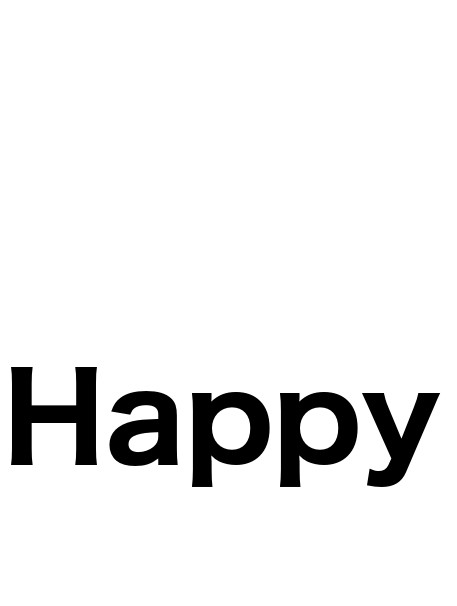
#> input picture opencv/happy_.jpg, 457 x 606 px
$ python img_bitopr.py
#> lines starting #> are read from the running program, lines starting #| are printed output that depends on the picture
import cv2
import numpy as np

imgFile1 ='happy_.jpg'
imgFile2 = 'sample.jpg'


img1 = cv2.imread(imgFile1)
#> img1 is the input picture: shape (606, 457, 3); min 0, max 255, mean 237
img2 = cv2.imread(imgFile2)
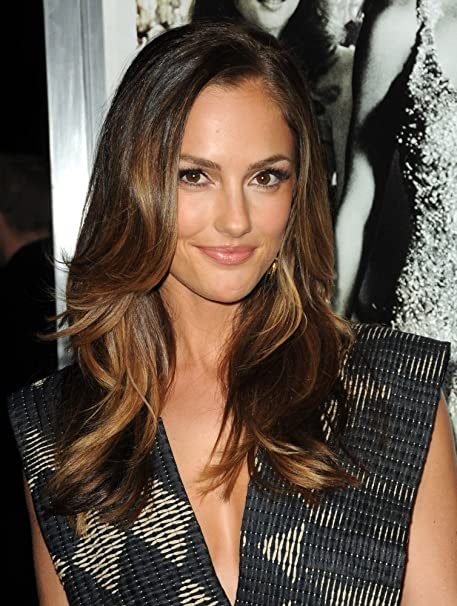
#> input picture opencv/sample.jpg, 457 x 606 px
#> img2 is the input picture: shape (606, 457, 3); mean B, G, R 69.8, 81.6, 96.4

bit_and = cv2.bitwise_and(img1, img2)
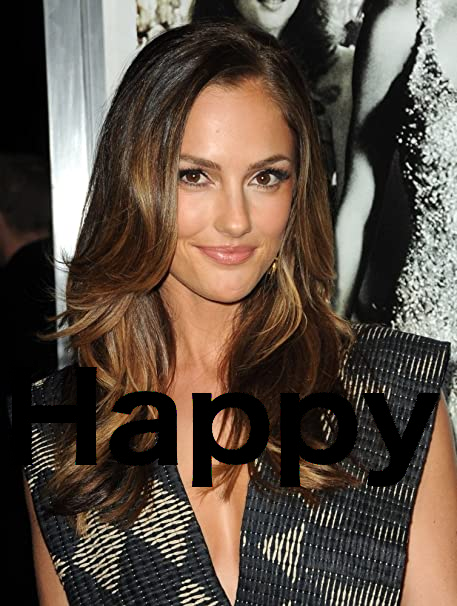
#> bit_and: shape (606, 457, 3); mean B, G, R 66.7, 77.5, 91
bit_or = cv2.bitwise_or(img2, img1)
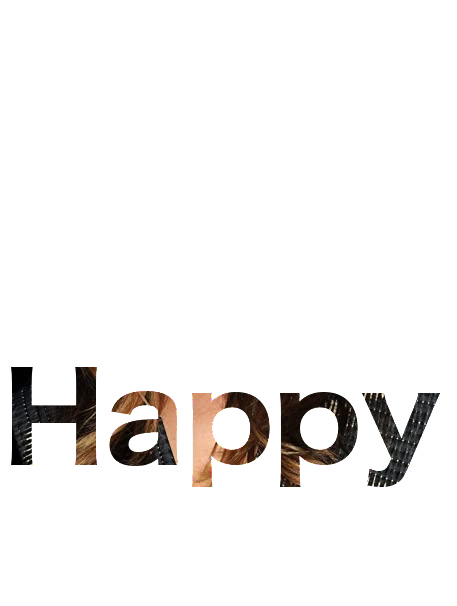
#> bit_or: shape (606, 457, 3); mean B, G, R 240.1, 241, 242.4
bit_not = cv2.bitwise_not(img2)
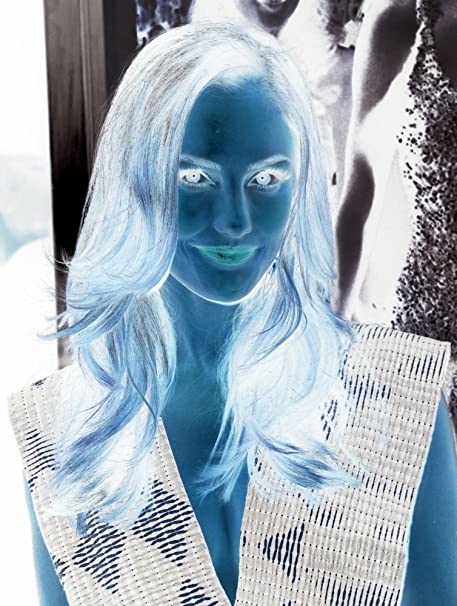
#> bit_not: shape (606, 457, 3); mean B, G, R 185.2, 173.4, 158.6
bit_xor = cv2.bitwise_xor(img2, img1)
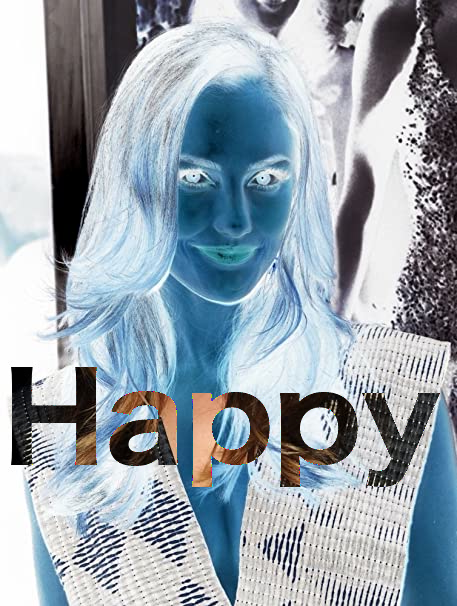
#> bit_xor: shape (606, 457, 3); mean B, G, R 173.4, 163.5, 151.4

cv2.imshow("bit_and", bit_and)
cv2.imshow("bit_or", bit_or)
cv2.imshow("bit_not", bit_not)
cv2.imshow("bit_xor", bit_xor)

cv2.waitKey(0)
cv2.destroyAllWindows()
